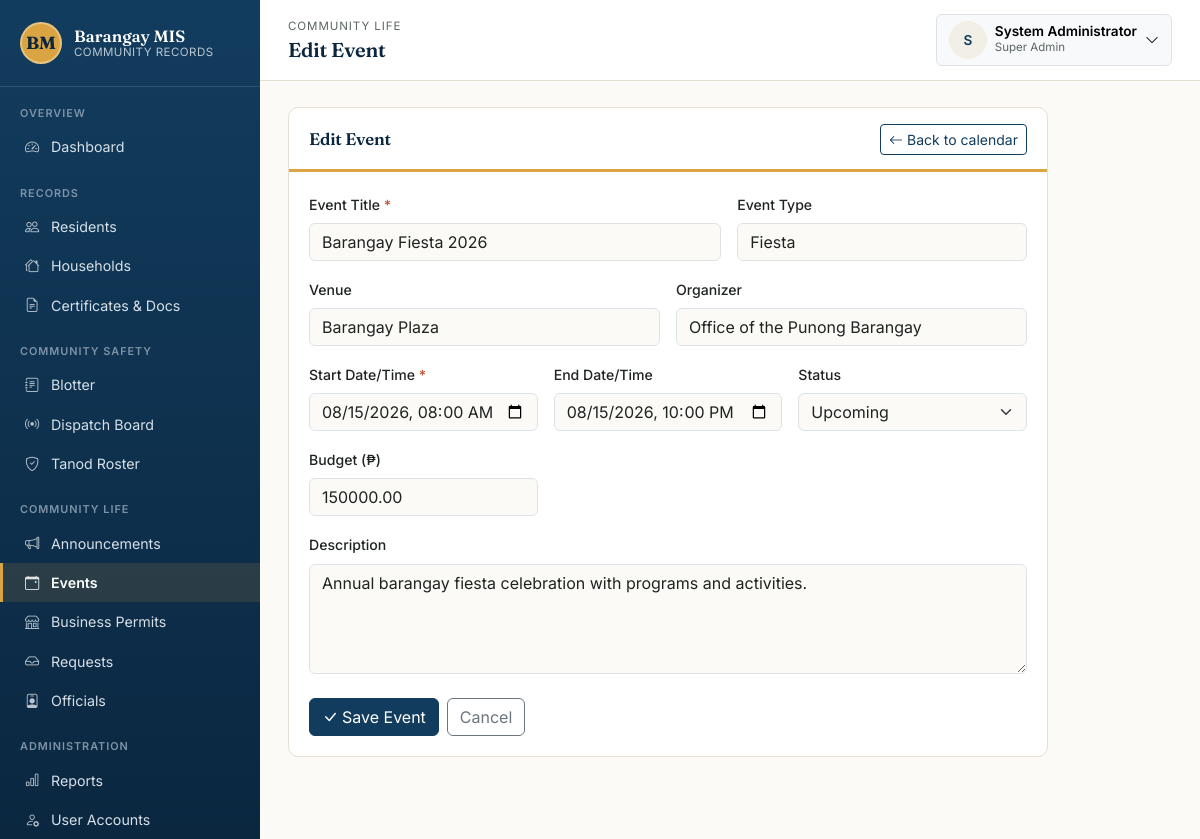
The app's page /modules/events/form.php?id=2 (signed in) with its own data.
### tables this page shows
CREATE TABLE events (
    id                INT AUTO_INCREMENT PRIMARY KEY,
    title             VARCHAR(200) NOT NULL,
    description       TEXT,
    event_type        VARCHAR(100),
    venue             VARCHAR(255),
    start_datetime    DATETIME NOT NULL,
    end_datetime      DATETIME NULL,
    organizer         VARCHAR(150),
    budget            DECIMAL(12,2) NOT NULL DEFAULT 0,
    status            ENUM('Upcoming','Ongoing','Completed','Cancelled') NOT NULL DEFAULT 'Upcoming',
    created_by        INT NULL,
    created_at        TIMESTAMP NOT NULL DEFAULT CURRENT_TIMESTAMP,
    FOREIGN KEY (created_by) REFERENCES users(id) ON DELETE SET NULL,
    INDEX idx_events_start (start_datetime)
);

### includes/functions.php (called while the page is built, shortened)
<?php
function clean(?string $value): string
{
    return htmlspecialchars(trim($value ?? ''), ENT_QUOTES, 'UTF-8');
}

### modules/events/form.php (the view, shortened to what this page needs)
<?php
require_once __DIR__ . '/../../config.php';
require_once __DIR__ . '/../../includes/functions.php';
$id = isset($_GET['id']) ? (int)$_GET['id'] : null;
$event = [
    'title' => '', 'description' => '', 'event_type' => '', 'venue' => '',
    'start_datetime' => date('Y-m-d\TH:i'), 'end_datetime' => '', 'organizer' => '', 'budget' => 0, 'status' => 'Upcoming',
];
if ($id) {
    $stmt = $pdo->prepare('SELECT * FROM events WHERE id = ?');
    $stmt->execute([$id]);
    $found = $stmt->fetch();
    $event = $found;
    $event['start_datetime'] = str_replace(' ', 'T', substr($event['start_datetime'], 0, 16));
    $event['end_datetime']   = $event['end_datetime'] ? str_replace(' ', 'T', substr($event['end_datetime'], 0, 16)) : '';
}
require_once __DIR__ . '/../../includes/header.php';
?>
<div class="panel" style="max-width:760px;">
    <div class="panel-header">
        <h2><?= $id ? 'Edit Event' : 'Add New Event' ?></h2>
        <a href="<?= BASE_URL ?>/modules/events/calendar.php" class="btn btn-sm btn-outline-primary"><i class="bi bi-arrow-left me-1"></i>Back to calendar</a>
    </div>
    <div class="panel-body">
        <form method="post" novalidate>
            <div class="row g-3">
                <div class="col-md-7">
                    <label class="form-label">Event Title <span class="required-mark">*</span></label>
                    <input type="text" name="title" class="form-control" required value="<?= clean($event['title']) ?>">
                </div>
                <div class="col-md-5">
                    <label class="form-label">Event Type</label>
                    <input type="text" name="event_type" class="form-control" list="eventTypes" value="<?= clean($event['event_type']) ?>">
                </div>
                <div class="col-md-6">
                    <label class="form-label">Venue</label>
                    <input type="text" name="venue" class="form-control" value="<?= clean($event['venue']) ?>">
                </div>
                <div class="col-md-6">
                    <label class="form-label">Organizer</label>
                    <input type="text" name="organizer" class="form-control" value="<?= clean($event['organizer']) ?>">
                </div>
                <div class="col-md-4">
                    <label class="form-label">Start Date/Time <span class="required-mark">*</span></label>
                    <input type="datetime-local" name="start_datetime" class="form-control" required value="<?= clean($event['start_datetime']) ?>">
                </div>
                <div class="col-md-4">
                    <label class="form-label">End Date/Time</label>
                    <input type="datetime-local" name="end_datetime" class="form-control" value="<?= clean($event['end_datetime']) ?>">
                </div>
                <div class="col-md-4">
                    <label class="form-label">Status</label>
                    <select name="status" class="form-select">
                        <?php foreach (['Upcoming','Ongoing','Completed','Cancelled'] as $s): ?>
                            <option value="<?= $s ?>" <?= $event['status'] === $s ? 'selected' : '' ?>><?= $s ?></option>
                        <?php endforeach; ?>
                    </select>
                </div>
                <div class="col-md-4">
                    <label class="form-label">Budget (₱)</label>
                    <input type="number" step="0.01" min="0" name="budget" class="form-control" value="<?= clean((string)$event['budget']) ?>">
                </div>
                <div class="col-12">
                    <label class="form-label">Description</label>
                    <textarea name="description" rows="4" class="form-control"><?= clean($event['description']) ?></textarea>
                </div>
            </div>
            <div class="mt-4 d-flex gap-2">
                <button type="submit" class="btn btn-primary"><i class="bi bi-check-lg me-1"></i>Save Event</button>
                <a href="<?= BASE_URL ?>/modules/events/calendar.php" class="btn btn-outline-secondary">Cancel</a>
            </div>
        </form>
    </div>
</div>
<?php require_once __DIR__ . '/../../includes/footer.php'; ?>

### assets/css/style.css (style rules this page uses)
:root { --bagong-blue: #123C5E; --bagong-blue-dark: #0B2740; --bagong-blue-light: #1E5583; --paper: #FBFAF6; --paper-dim: #F2EFE6; --palay-gold: #D9A441; --palay-gold-dark: #B9832F; --adobe: #C1502E; --talahib: #4C7A5E; --ink: #1F2421; --ink-soft: #5B6660; --hairline: #E4DFD1; --font-display: 'Fraunces', Georgia, serif; --font-body: 'Inter', -apple-system, Segoe UI, Roboto, sans-serif; --font-mono: 'JetBrains Mono', SFMono-Regular, Menlo, monospace; --bs-primary: var(--bagong-blue); --bs-body-font-family: var(--font-body); --bs-body-color: var(--ink); --bs-body-bg: var(--paper); }
* { box-sizing: border-box; }
body { background: var(--paper); color: var(--ink); font-family: var(--font-body); }
h1, h2, h3, h4, .display-font { font-family: var(--font-display); font-weight: 600; letter-spacing: -0.01em; color: var(--bagong-blue-dark); }
a { color: var(--bagong-blue); }
.panel { background: #fff; border: 1px solid var(--hairline); border-radius: 10px; margin-bottom: 22px; overflow: hidden; }
.panel-header { display: flex; align-items: center; justify-content: space-between; gap: 12px; padding: 16px 20px 14px; border-bottom: 3px solid var(--palay-gold); flex-wrap: wrap; }
.panel-header h2, .panel-header h3 { margin: 0; font-size: 1.05rem; }
.panel-body { padding: 20px; }
.btn-primary { background: var(--bagong-blue); border-color: var(--bagong-blue); }
.btn-outline-primary { color: var(--bagong-blue); border-color: var(--bagong-blue); }
.required-mark { color: var(--adobe); }
.form-label { font-weight: 500; font-size: 0.88rem; }

### records on screen
events: title "Barangay Fiesta 2026", event_type "Fiesta", venue "Barangay Plaza", organizer "Office of the Punong Barangay", status "Upcoming", budget "150000.00", description "Annual barangay fiesta celebration with programs and activities."

### other values on screen
$label "Dashboard Residents Households Certificates & Docs Blotter Dispatch Board Tanod Roster Announcements Events Business Permits Requests Officials Reports User Accounts"
$breadcrumbEyebrow "COMMUNITY LIFE"
$pageTitle "Edit Event"
mb_strtoupper(mb_substr(current_full_name() ?: '?', 0, 1)) "S"
current_full_name() "System Administrator"
role_label(current_role()) "Super Admin"
